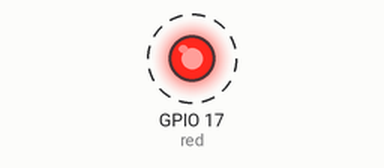
The program below on a simulated Raspberry Pi (BCM pin numbers). Shown: output pins drawn as LEDs (lit = HIGH). Dashed ring = blinking. What the program prints to the terminal is not drawn.

Above: at 0.5 s.
Timing chart, 0 to 4.6 s (numbered marks = the images above):
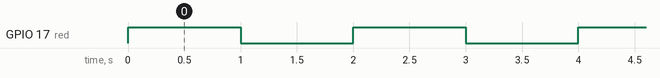

The program:

led.py
```python
from gpiozero import LED
from gpiozero.pins.pigpio import PiGPIOFactory
from time import sleep

factory = PiGPIOFactory(host='10.6.121.181')
red = LED(17, pin_factory=factory)

while True:
    red.on()
    print("led aan")
    sleep(1)
    red.off()
    print("led uit")
    sleep(1)
```

Measured:
- by itself, GPIO 17 (red): alternates HIGH for 1.0 s and LOW for 1.0 s
